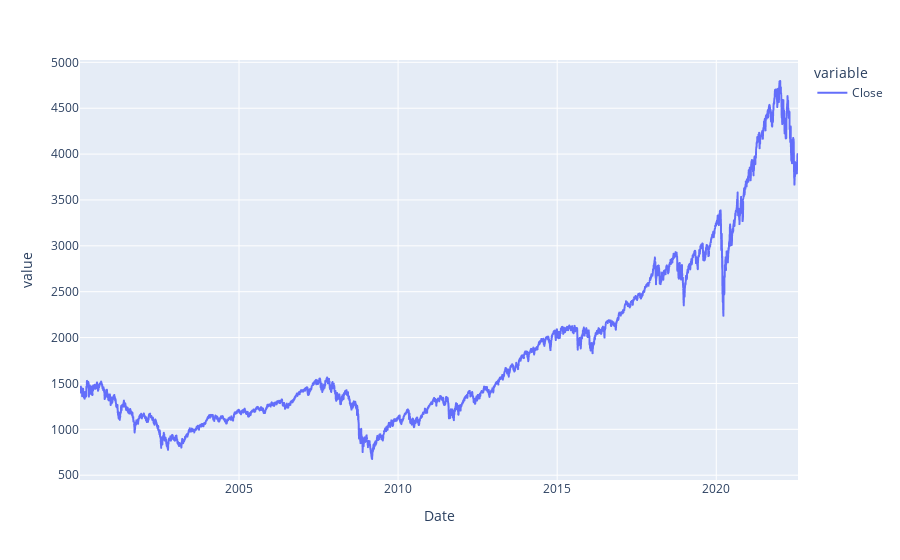

Notebook code cell kept with this figure:
### Markdown cell above
The product of normally distributed variables ISN'T normally distributed ---> SIMPLE returns. 

The sum of normally distributed variables IS normally distributed ---> LOG returns.

### Code cell
df.Close.plot()

### Figure 1 — Plotly figure (JSON) as saved in the notebook; plotly's stock layout.template omitted (floating-point values rounded to 4 significant figures; data arrays with more than 128 entries replaced by an {"elided": "..."} marker saying what was removed)
{"data": [{"hovertemplate": "variable=Close<br>Date=%{x}<br>value=%{y}<extra></extra>", "legendgroup": "Close", "line": {"color": "#636efa", "dash": "solid"}, "marker": {"symbol": "circle"}, "mode": "lines", "name": "Close", "showlegend": true, "type": "scattergl", "x": {"elided": "5678 str values"}, "xaxis": "x", "y": {"elided": "5678 float values"}, "yaxis": "y"}], "layout": {"autosize": true, "legend": {"title": {"text": "variable"}, "tracegroupgap": 0}, "margin": {"t": 60}, "xaxis": {"anchor": "y", "autorange": true, "domain": [0, 1], "range": ["2000-01-03", "2022-07-27"], "title": {"text": "Date"}, "type": "date"}, "yaxis": {"anchor": "x", "autorange": true, "domain": [0, 1], "range": [447.6, 5025.0], "title": {"text": "value"}, "type": "linear"}}}
